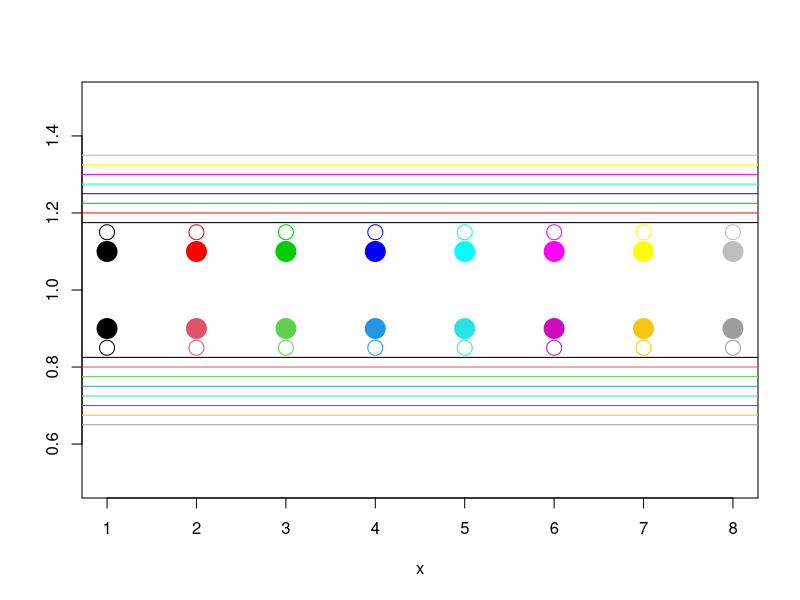

This figure's R source:
## ----eval=FALSE---------------------------------------------------------------
## # Not run here, so no graph
## plot(x, y1)
## points(x, y2, col=2)


## -----------------------------------------------------------------------------
x <- 1:8
# The next call to palette() is not actually needed unless there was a prior
# cal specifying R3.  Still, retaining this call is useful because it
# means that the user does not have to check previous code (including in
# functions they may not have written, to be sure that we are not using R3.
palette("R4")
plot(x, rep(0.9, 8), ylab="", ylim=c(0.5,1.5), pch=20, cex=4, col=1:8)
points(x, rep(0.85, 8), cex=2, col=1:8)
for (i in 1:8) abline(h=0.85-i/40, col=i)

# Now, show th old colours. Note how bad the yellow is.
palette("R3")
points(x, rep(1.1, 8), pch=20, cex=4, col=1:8)
points(x, rep(1.15, 8), cex=2, col=1:8)
for (i in 1:8) abline(h=1.15+i/40, col=i)

